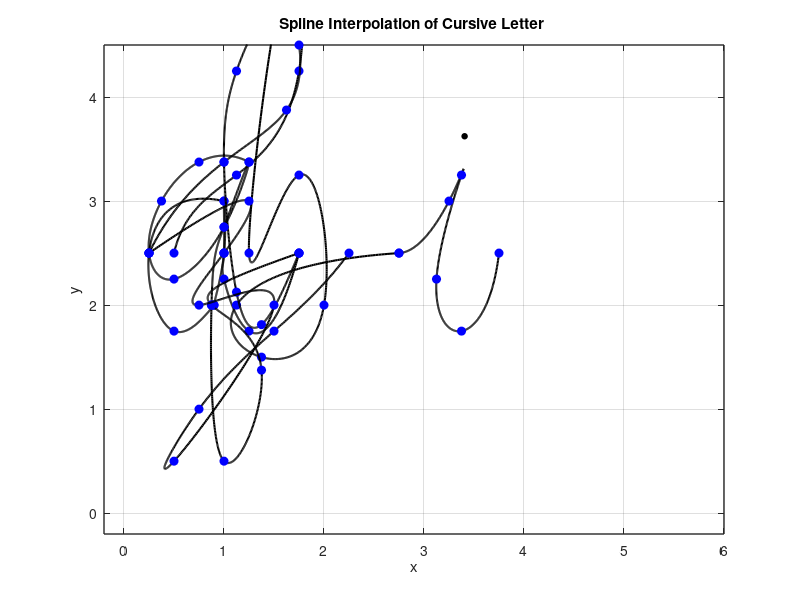

Reproduce this figure in MATLAB.
%% letter a 

% Define data points for x and y coordinates
x = [1 0.25 0.5 0.9 0.9 1 1 1 1 1.25 1.75];
y = [3 2.5 1.75 2 2 2.5 3 2.5 2.25 1.75 2.5];

n = length(x);
t = 0:n-1; % Parametric coordinate t
tt = 0:0.01:n-1; % More dense coordinate tt for spline interpolation

% Compute spline interpolation
xx = spline(t, x, tt);
yy = spline(t, y, tt);

% Plot settings
figure(1)
plot(xx, yy, 'k', 'LineWidth', 1.5) % plot spline
hold on
plot(x, y, 'bo', 'MarkerFaceColor', 'b') % plot data points
axis([-0.2 6 -0.2 4.5])
grid on
title('Spline Interpolation of Cursive Letter D')
xlabel('x')
ylabel('y')
set(gca, 'FontSize', 10, 'LineWidth', 1)
grid on

%% letter b 

% Define data points for x and y coordinates
x = [0.5 1.125 1.75 1.625 1.25 1.75 2 1.375 1.125 2.75];
y = [2.5 3.25 4.25 5.25 2.5 3.25 2 1.5 2 2.5];

n = length(x);
t = 0:n-1; % Parametric coordinate t
tt = 0:0.01:n-1; % More dense coordinate tt for spline interpolation

% Compute spline interpolation
xx = spline(t, x, tt);
yy = spline(t, y, tt);

% Plot settings
figure(1)
plot(xx, yy, 'k', 'LineWidth', 1.5) % plot spline
hold on
plot(x, y, 'bo', 'MarkerFaceColor', 'b') % plot data points
axis([-0.2 6 -0.2 4.5])
grid on
title('Spline Interpolation of Cursive Letter B')
xlabel('x')
ylabel('y')
set(gca, 'FontSize', 10, 'LineWidth', 1)
grid on

%% Letter i
% Define data points for x and y coordinates
x = [2.75 3.25 3.375 3.125 3.375 3.75];
y = [2.5 3 3.25 2.25 1.75 2.5];
dot_x = 3.375;
dot_y = 3.625; 

n = length(x);
t = 0:n-1; % Parametric coordinate t
tt = 0:0.01:n-1; % More dense coordinate tt for spline interpolation

% Compute spline interpolation
xx = spline(t, x, tt);
yy = spline(t, y, tt);

% Plot settings
figure(1)
plot(xx, yy, 'k', 'LineWidth', 1.5) % plot spline
hold on
plot(x, y, 'bo', 'MarkerFaceColor', 'b') % plot data points
text(dot_x, dot_y, '•', 'Color', 'k', 'FontSize', 13);
axis([-0.2 6 -0.2 4.5])
grid on
title('Spline Interpolation of Cursive Letter I')
xlabel('x')

%% l

% Define data point for x and y coordinates 
x = [0.25, 1.00, 1.625, 1.75, 1.50, 1.125, 1.00, 1.125, 1.375, 1.75];
y = [2.50, 3.375,3.875, 4.5, 4.875, 4.25, 3.375, 2.125, 1.8125, 2.5];

n = length(x);
t = 0:n-1; % Parametric coordinate t
tt = 0:0.01:n-1; % More dense coordinate tt for spline interpolation

% Compute spline interpolation
xx = spline(t, x, tt);
yy = spline(t, y, tt);

% Plot settings
figure(1)
plot(xx, yy, 'k', 'LineWidth', 1.5) % plot spline
hold on
plot(x, y, 'bo', 'MarkerFaceColor', 'b') % plot data points
axis([-0.2 6 -0.2 4.5])
grid on
title('Spline Interpolation of Cursive Letter L')
xlabel('x')
ylabel('y')
set(gca, 'FontSize', 10, 'LineWidth', 1)
grid on

%% q 

% Define data points for x and y coordinates 
x = [1.25, 0.75, 0.375, 0.25, 0.5, 1, 1.25, 1, 0.875, 1, 1.375,...
    0.875, 1.75];
y = [3.375, 3.375, 3, 2.5, 2.25, 2.75, 3.375, 2.75, 2, 0.5, 1.375,...
    2, 2.5];

n = length(x);
t = 0:n-1; % Parametric coordinate t
tt = 0:0.01:n-1; % More dense coordinate tt for spline interpolation

% Compute spline interpolation
xx = spline(t, x, tt);
yy = spline(t, y, tt);

% Plot settings
figure(1)
plot(xx, yy, 'k', 'LineWidth', 1.5) % plot spline
hold on
plot(x, y, 'bo', 'MarkerFaceColor', 'b') % plot data points
axis([-0.2 6 -0.2 4.5])
grid on
title('Spline Interpolation of Cursive Letter Q')
xlabel('x')
ylabel('y')
set(gca, 'FontSize', 10, 'LineWidth', 1)
grid on

%% z

% Define data points for x and y coordinates
x = [0.25 1.25 1 0.75 1.5 0.5 0.75 1.5 2.25];
y = [2.5 3 2.5 2 2 0.5 1 1.75 2.5];

n = length(x);
t = 0:n-1; % Parametric coordinate t
tt = 0:0.01:n-1; % More dense coordinate tt for spline interpolation

% Compute spline interpolation
xx = spline(t, x, tt);
yy = spline(t, y, tt);

% Plot settings
figure(1)
plot(xx, yy, 'k', 'LineWidth', 1.5) % plot spline
hold on
plot(x, y, 'bo', 'MarkerFaceColor', 'b') % plot data points
axis([-0.2 6 -0.2 4.5])
grid on
title('Spline Interpolation of Cursive Letter ')
xlabel('x')
ylabel('y')
set(gca, 'FontSize', 10, 'LineWidth', 1)
grid on

%% Names 
